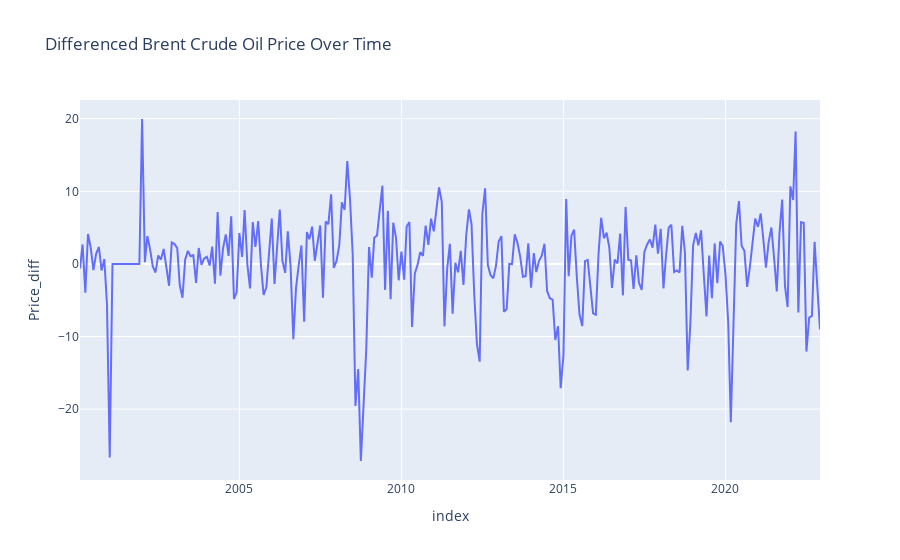

Notebook source saved alongside this figure:
### Markdown cell above
The p-value in your output is 2.667700e-25 (a very small number close to 0), which is less than the common significance level 0.05. This means we reject the null hypothesis of the Augmented Dickey-Fuller test, which states that the time series has a unit root and is non-stationary.

In simpler terms, your differenced time series is likely stationary. This means you've successfully transformed your time series and can proceed with the next steps of your analysis.

### Code cell
# plot the differenced series
fig = px.line(df, x=df.index, y='Price_diff', title='Differenced Brent Crude Oil Price Over Time') # Create a line plot using plotly express
fig.show() # Display the plot

### Figure 1 — Plotly figure (JSON) as saved in the notebook; plotly's stock layout.template omitted (floating-point values rounded to 4 significant figures; data arrays with more than 128 entries replaced by an {"elided": "..."} marker saying what was removed)
{"data": [{"hovertemplate": "index=%{x}<br>Price_diff=%{y}<extra></extra>", "legendgroup": "", "line": {"color": "#636efa", "dash": "solid"}, "marker": {"symbol": "circle"}, "mode": "lines", "name": "", "orientation": "v", "showlegend": false, "type": "scatter", "x": {"elided": "275 str values"}, "xaxis": "x", "y": {"elided": "275 float values"}, "yaxis": "y"}], "layout": {"legend": {"tracegroupgap": 0}, "title": {"text": "Differenced Brent Crude Oil Price Over Time"}, "xaxis": {"anchor": "y", "domain": [0, 1], "title": {"text": "index"}}, "yaxis": {"anchor": "x", "domain": [0, 1], "title": {"text": "Price_diff"}}}}
